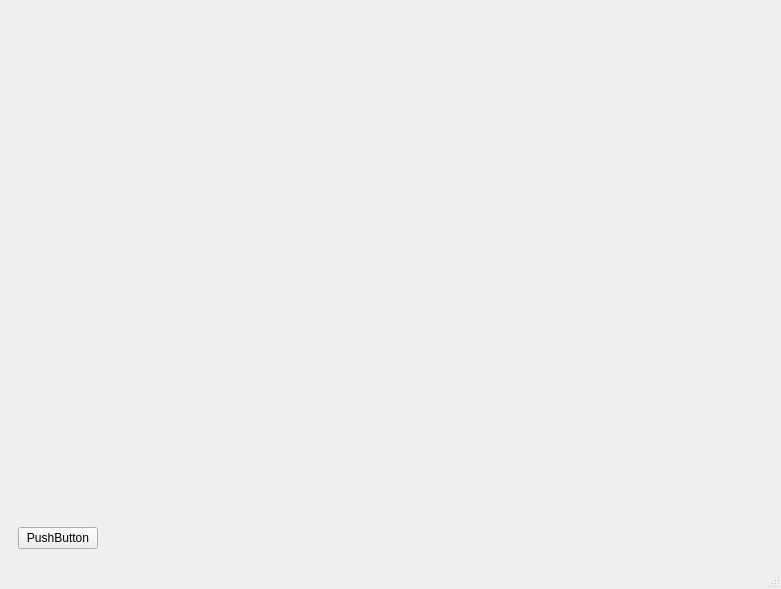
<?xml version="1.0" encoding="UTF-8"?>
<ui version="4.0">
 <class>MainWindow</class>
 <widget class="QMainWindow" name="MainWindow">
  <property name="geometry">
   <rect>
    <x>0</x>
    <y>0</y>
    <width>781</width>
    <height>589</height>
   </rect>
  </property>
  <property name="windowTitle">
   <string>MainWindow</string>
  </property>
  <widget class="QWidget" name="centralwidget">
   <layout class="QVBoxLayout" name="verticalLayout_2">
    <item>
     <layout class="QHBoxLayout" name="horizontalLayout">
      <item>
       <widget class="QWidget" name="eyeImage" native="true"/>
      </item>
     </layout>
    </item>
    <item>
     <widget class="QWidget" name="horizontalWidget_2" native="true">
      <property name="maximumSize">
       <size>
        <width>759</width>
        <height>25</height>
       </size>
      </property>
      <layout class="QHBoxLayout" name="horizontalLayout_2">
       <property name="sizeConstraint">
        <enum>QLayout::SetFixedSize</enum>
       </property>
       <item alignment="Qt::AlignVCenter">
        <widget class="QPushButton" name="startProg">
         <property name="maximumSize">
          <size>
           <width>250</width>
           <height>28</height>
          </size>
         </property>
         <property name="text">
          <string>PushButton</string>
         </property>
        </widget>
       </item>
      </layout>
     </widget>
    </item>
   </layout>
  </widget>
  <widget class="QStatusBar" name="statusbar"/>
 </widget>
 <resources/>
 <connections/>
</ui>
